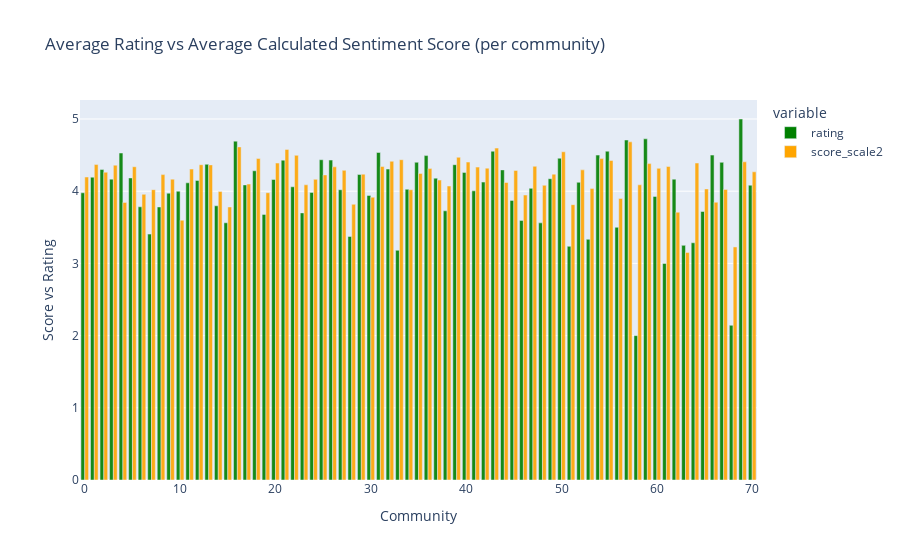

Notebook code for this chart:
### Code cell
fig = px.bar(
    data_frame = df_mean_rating,
    x = "community",
    y = ["rating","score_scale2"],
    opacity = 0.9,
    orientation = "v",
    barmode = 'group',
    color_discrete_map={'rating':'green', 'score_scale2':'orange'},
    title='Average Rating vs Average Calculated Sentiment Score (per community)',
)

fig.update_layout(

  xaxis_title= 'Community',
yaxis_title = 'Score vs Rating',

)

### Figure 1 — Plotly figure (JSON) as saved in the notebook; plotly's stock layout.template omitted (floating-point values rounded to 4 significant figures)
{"data": [{"alignmentgroup": "True", "hovertemplate": "variable=rating<br>community=%{x}<br>value=%{y}<extra></extra>", "legendgroup": "rating", "marker": {"color": "green", "opacity": 0.9, "pattern": {"shape": ""}}, "name": "rating", "offsetgroup": "rating", "orientation": "v", "showlegend": true, "textposition": "auto", "type": "bar", "x": [0, 1, 2, 3, 4, 5, 6, 7, 8, 9, 10, 11, 12, 13, 14, 15, 16, 17, 18, 19, 20, 21, 22, 23, 24, 25, 26, 27, 28, 29, 30, 31, 32, 33, 34, 35, 36, 37, 38, 39, 40, 41, 42, 43, 44, 45, 46, 47, 48, 49, 50, 51, 52, 53, 54, 55, 56, 57, 58, 59, 60, 61, 62, 63, 64, 65, 66, 67, 68, 69, 70], "xaxis": "x", "y": [3.978, 4.194, 4.3, 4.167, 4.529, 4.184, 3.784, 3.406, 3.782, 3.973, 4, 4.116, 4.149, 4.373, 3.798, 3.562, 4.693, 4.087, 4.283, 3.679, 4.162, 4.43, 4.061, 3.7, 3.983, 4.436, 4.431, 4.02, 3.373, 4.231, 3.941, 4.537, 4.306, 3.182, 4.027, 4.401, 4.493, 4.181, 3.728, 4.367, 4.26, 4.005, 4.126, 4.554, 4.295, 3.873, 3.596, 4.039, 3.561, 4.173, 4.457, 3.237, 4.123, 3.333, 4.5, 4.554, 3.5, 4.709, 2, 4.725, 3.928, 3, 4.167, 3.25, 3.286, 3.719, 4.5, 4.4, 2.143, 5, 4.083], "yaxis": "y"}, {"alignmentgroup": "True", "hovertemplate": "variable=score_scale2<br>community=%{x}<br>value=%{y}<extra></extra>", "legendgroup": "score_scale2", "marker": {"color": "orange", "opacity": 0.9, "pattern": {"shape": ""}}, "name": "score_scale2", "offsetgroup": "score_scale2", "orientation": "v", "showlegend": true, "textposition": "auto", "type": "bar", "x": [0, 1, 2, 3, 4, 5, 6, 7, 8, 9, 10, 11, 12, 13, 14, 15, 16, 17, 18, 19, 20, 21, 22, 23, 24, 25, 26, 27, 28, 29, 30, 31, 32, 33, 34, 35, 36, 37, 38, 39, 40, 41, 42, 43, 44, 45, 46, 47, 48, 49, 50, 51, 52, 53, 54, 55, 56, 57, 58, 59, 60, 61, 62, 63, 64, 65, 66, 67, 68, 69, 70], "xaxis": "x", "y": [4.197, 4.369, 4.263, 4.361, 3.845, 4.339, 3.957, 4.021, 4.23, 4.167, 3.598, 4.306, 4.367, 4.365, 3.995, 3.782, 4.614, 4.099, 4.452, 3.979, 4.39, 4.579, 4.497, 4.088, 4.164, 4.226, 4.337, 4.289, 3.819, 4.236, 3.917, 4.342, 4.414, 4.436, 4.02, 4.247, 4.313, 4.154, 4.072, 4.469, 4.403, 4.334, 4.319, 4.597, 4.12, 4.288, 3.947, 4.345, 4.082, 4.236, 4.546, 3.814, 4.296, 4.036, 4.451, 4.425, 3.899, 4.684, 4.089, 4.382, 4.317, 4.342, 3.709, 3.152, 4.39, 4.032, 3.848, 4.024, 3.228, 4.407, 4.268], "yaxis": "y"}], "layout": {"barmode": "group", "legend": {"title": {"text": "variable"}, "tracegroupgap": 0}, "title": {"text": "Average Rating vs Average Calculated Sentiment Score (per community)"}, "xaxis": {"anchor": "y", "domain": [0, 1], "title": {"text": "Community"}}, "yaxis": {"anchor": "x", "domain": [0, 1], "title": {"text": "Score vs Rating"}}}}
